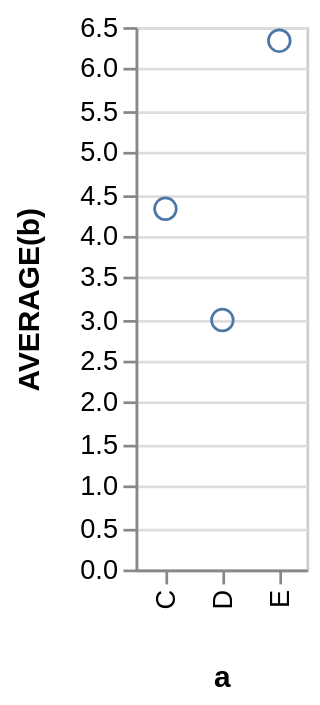

Write a Vega-Lite specification for this figure.
### Vega specification from a JSON file in a GitHub repository (floating-point values rounded to 4 significant figures)
{"$schema": "https://vega.github.io/schema/vega/v3.0.json", "autosize": "pad", "padding": 5, "encode": {"update": {"stroke": {"value": "#ccc"}, "fill": {"value": "transparent"}}}, "data": [{"name": "source_0", "values": [{"a": "C", "b": 2}, {"a": "C", "b": 7}, {"a": "C", "b": 4}, {"a": "D", "b": 1}, {"a": "D", "b": 2}, {"a": "D", "b": 6}, {"a": "E", "b": 8}, {"a": "E", "b": 4}, {"a": "E", "b": 7}]}, {"name": "data_0", "source": "source_0", "transform": [{"type": "formula", "expr": "toNumber(datum[\"b\"])", "as": "b"}, {"type": "aggregate", "groupby": ["a"], "ops": ["average"], "fields": ["b"], "as": ["average_b"]}]}], "signals": [{"name": "x_step", "value": 21}, {"name": "width", "update": "bandspace(domain('x').length, 1, 0.5) * x_step"}, {"name": "height", "update": "200"}], "marks": [{"name": "marks", "type": "symbol", "role": "point", "from": {"data": "data_0"}, "encode": {"update": {"x": {"scale": "x", "field": "a"}, "y": {"scale": "y", "field": "average_b"}, "stroke": {"value": "#4c78a8"}, "fill": {"value": "transparent"}}}}], "scales": [{"name": "x", "type": "point", "domain": {"data": "data_0", "field": "a", "sort": true}, "range": {"step": {"signal": "x_step"}}, "round": true, "padding": 0.5}, {"name": "y", "type": "linear", "domain": {"data": "data_0", "field": "average_b"}, "range": [{"signal": "height"}, 0], "round": true, "nice": true, "zero": true}], "axes": [{"scale": "x", "orient": "bottom", "tickCount": 5, "title": "a", "zindex": 1, "encode": {"labels": {"update": {"angle": {"value": 270}, "align": {"value": "right"}, "baseline": {"value": "middle"}}}}}, {"scale": "y", "orient": "left", "title": "AVERAGE(b)", "zindex": 1}, {"scale": "y", "domain": false, "grid": true, "labels": false, "maxExtent": 0, "minExtent": 0, "orient": "left", "ticks": false, "zindex": 0, "gridScale": "x"}], "config": {"axis": {"minExtent": 30}}}
